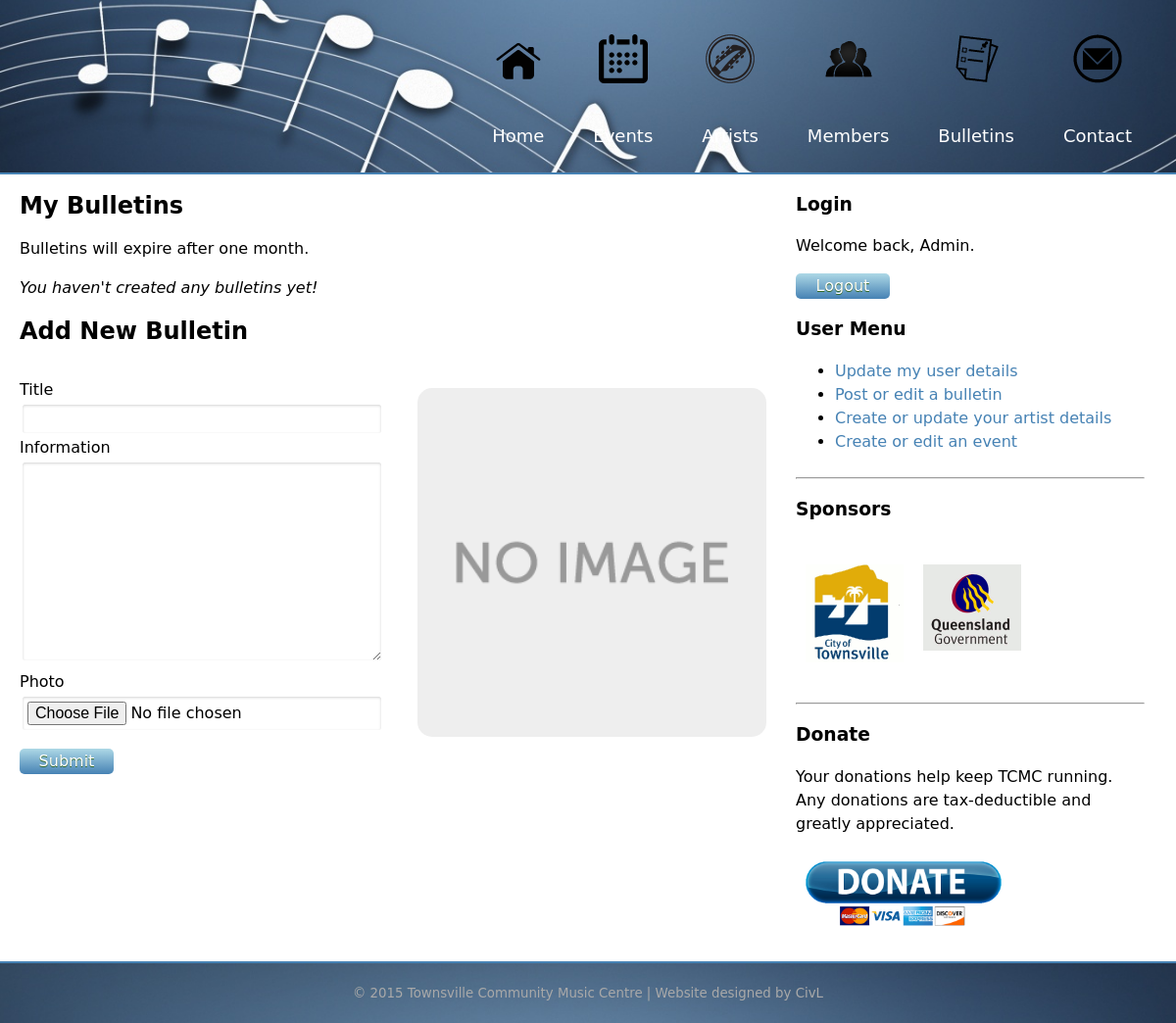
The app's page /editBulletin.php (signed in), older data.
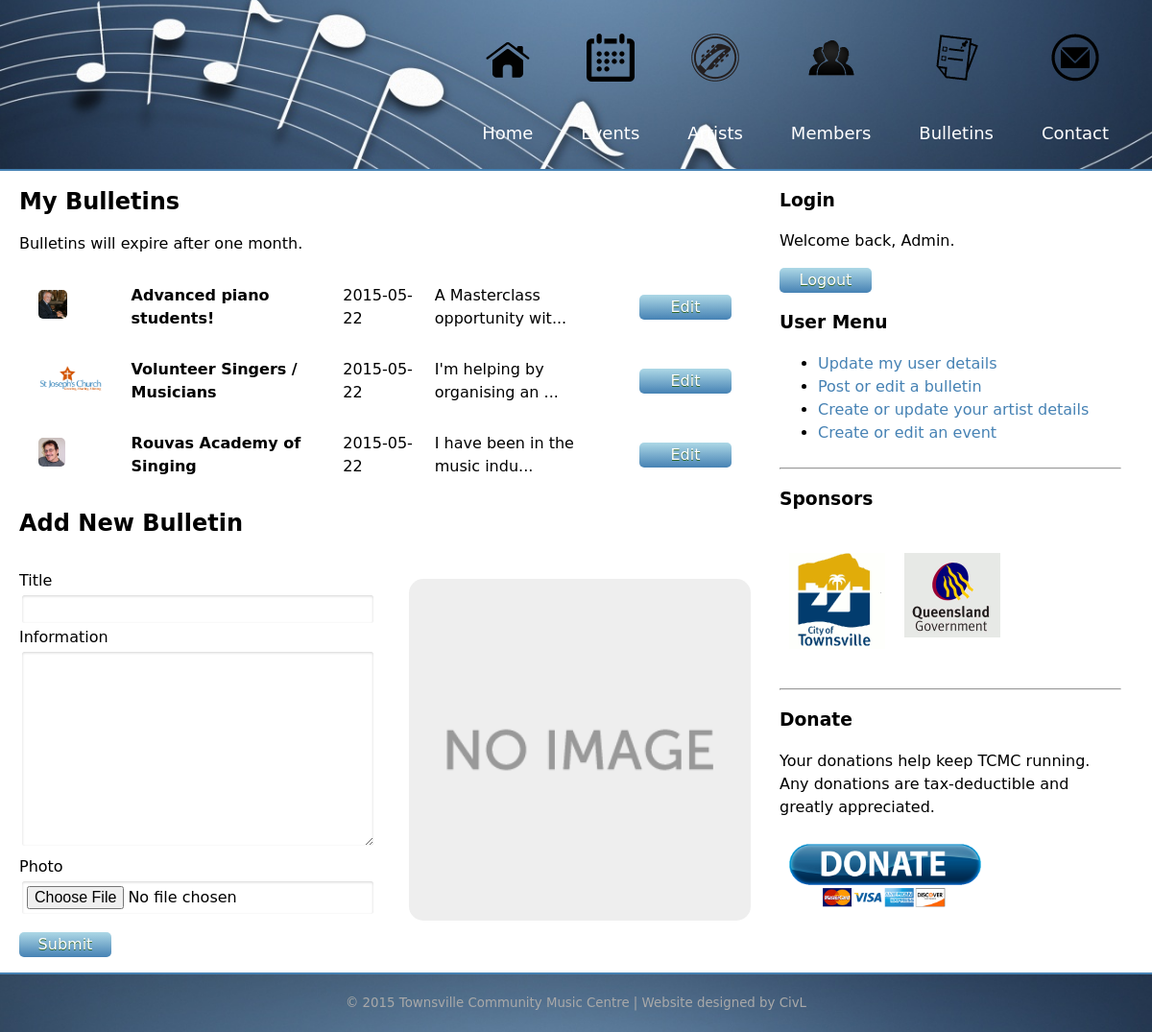
The same page, newer data.
### tables this page shows
CREATE TABLE "bulletin" (
  "bulletin_id" integer NOT NULL PRIMARY KEY AUTOINCREMENT,
  "bulletin_date" text NOT NULL,
  "bulletin_title" text NOT NULL,
  "bulletin_info" text NOT NULL,
  "bulletin_photo" text NOT NULL,
  "user_id" text NOT NULL,
  FOREIGN KEY ("user_id") REFERENCES "user" ("user_id") ON DELETE NO ACTION ON UPDATE NO ACTION
);

### editBulletin.php (the view, shortened to what this page needs)
<?php include("header.php"); ?>
    <div class="container">
        <div class="row">
            <div id="main" class="col wide">
                <?php if(!isset($_SESSION['userLoggedIn'])){
                    include('moduleNoAccess.php');
                } else {
                    include("connectdb.php");
                    $today = date('Y-m-d');
                    $lastmonth = date('Y-m-d', mktime(0, 0, 0, date("m")-1, date("d"),   date("Y")));
                    $select = $dat->query('select * from bulletin where user_id = "'. $_SESSION['user_id'] .'" and bulletin_date between "'. $lastmonth .'" and "'.$today .'" order by bulletin_id desc');
                    $bulletins = $select->fetchAll(PDO::FETCH_ASSOC);
                    echo '<div class="artistMy"><h2>My Bulletins</h2>';
                    echo '<p>Bulletins will expire after one month.</p>';
                    if(empty($bulletins)){
                        echo '<em>You haven\'t created any bulletins yet!</em>';
                    }
                    echo '<table>';
                    foreach ($bulletins as $row){
                        echo '<tr>';
                        echo '<td><img src="'. $row['bulletin_photo'] .'"></td>';
                        echo '<td><strong>'. $row['bulletin_title'] .'</strong></td>';
                        echo '<td>'. $row['bulletin_date'] .'</td>';
                        echo '<td>'. substr($row["bulletin_info"], 0, 29) .'...' .'</td>';
                        echo '<td><a href="editBulletin.php?bulletin_id='. $row['bulletin_id'] .'"><button>Edit</button></a></td>';
                        echo '</tr>';
                    }
                    echo '</table></div>';
                    if (isset($_GET['bulletin_id'])){
                        echo '<h2>Edit Bulletin</h2>';
                    }
                    else {
                        echo '<h2>Add New Bulletin</h2>';
                    } ?>
                    <form method="post" action="processBulletin.php" enctype="multipart/form-data">
                        <div class="row">
                            <div class="col half">
                                <p>
                                    <label for="bulletin_title">Title</label>
                                    <input name="bulletin_title" id="bulletin_title">
                                    <label for="bulletin_info">Information</label>
                                    <textarea rows="8" name="bulletin_info" id="bulletin_info"></textarea>
                                    <label for="bulletin_photo">Photo</label>
                                    <input type="file" name="bulletin_photo" id ="bulletin_photo" value="/images/default.gif">
                                <p>
                                    <button type="submit" name="submit" id="submit" value="new">Submit</button>
                                </p>
                                </p>
                            </div>
                            <div class="col half">
                                <p>
                                    <img src="images/default.gif" id="display_photo" width="100%">
                                </p>
                            </div>
                        </div>
                    </form>
                <?php } ?>
            </div>
            <div id="sidebar" class="col narrow">
                <?php include("sidebar.php");?>
            </div>
        </div>
    </div>
<?php
include("footer.php"); ?>

Row changes from the older to the newer data that the page shows:
added bulletin: bulletin_photo (picture), bulletin_title "Advanced piano students!", bulletin_date "2015-05-22", bulletin_info "A Masterclass opportunity wit"
added bulletin: bulletin_photo (picture), bulletin_title "Volunteer Singers / Musicians", bulletin_date "2015-05-22", bulletin_info "I'm helping by organising an"
added bulletin: bulletin_photo (picture), bulletin_title "Rouvas Academy of Singing", bulletin_date "2015-05-22", bulletin_info "I have been in the music indu"
Text that changed along with them:
text no longer shown: "You haven ' t created any bulletins yet!"
